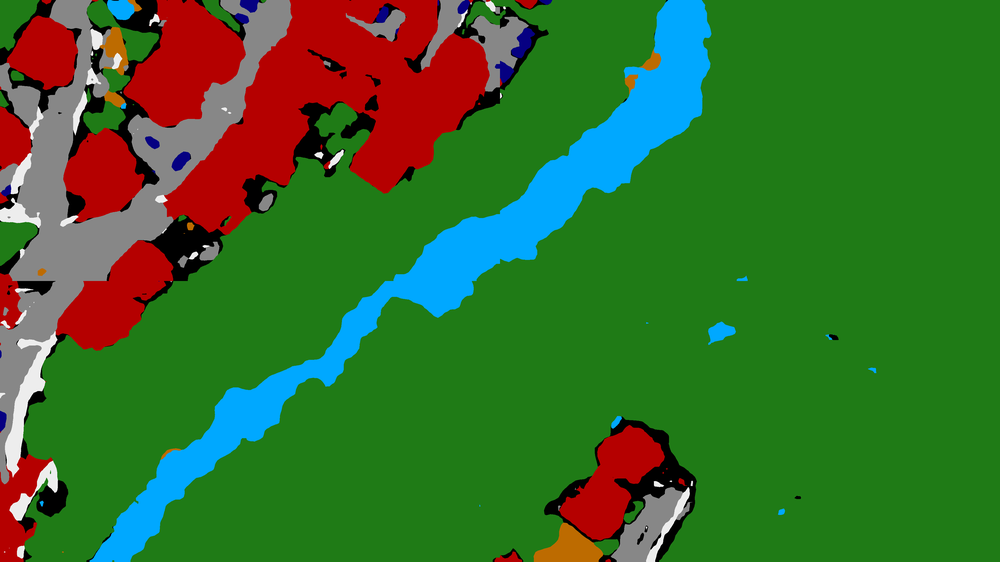
#> input picture data/test.png, 1000 x 562 px, shrunk from 3840 x 2160 before the run
$ python slice_image.py ../data/test.png
#> lines starting #> are read from the running program, lines starting #| are printed output that depends on the picture
import sys
import os.path
import cv2

args = sys.argv
assert (len(args) > 1), "You need to to pass a path to input image"
assert (os.path.isfile(args[1])), f"Input file \"{args[1]}\" doesn't exist"
image = cv2.imread(args[1])
#> image is the input picture: shape (562, 1000, 3); mean B, G, R 43.9, 108.1, 56.1
assert (image is not None), f"Input file \"{args[1]}\" can't be read as an image"

width = image.shape[1]
#> width = 1000
cropped_width = width / 2
#> cropped_width = 500
step_size = width / 15
#> step_size = 66.67

for i in range(3):
    cv2.imwrite(f"crop_{i}.png", image[:, int(i * step_size): int(cropped_width + i * step_size)])
#> this loop made 3 passes
#> pass 1, `cv2.imwrite(f"crop_{i}.png", image[:, int(i * step_size): int(cropped_..`:
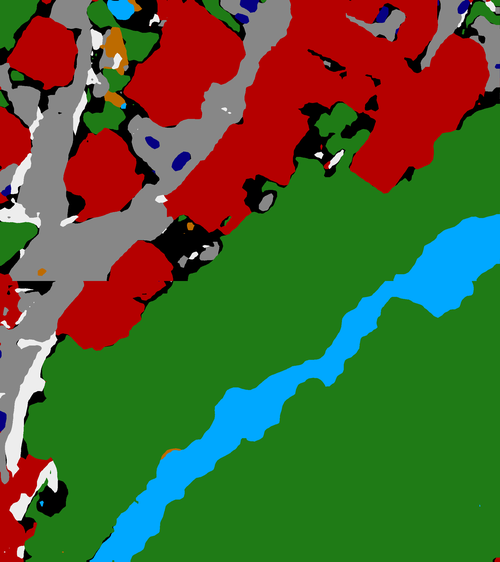
#> saved as crop_0.png: shape (562, 500, 3); mean B, G, R 49.8, 95, 77.8
#> pass 2, `cv2.imwrite(f"crop_{i}.png", image[:, int(i * step_size): int(cropped_..`:
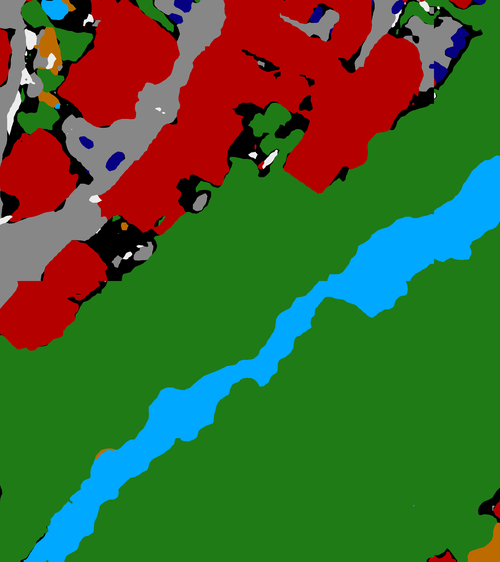
#> saved as crop_1.png: shape (562, 500, 3); mean B, G, R 46.3, 97.8, 66.2
